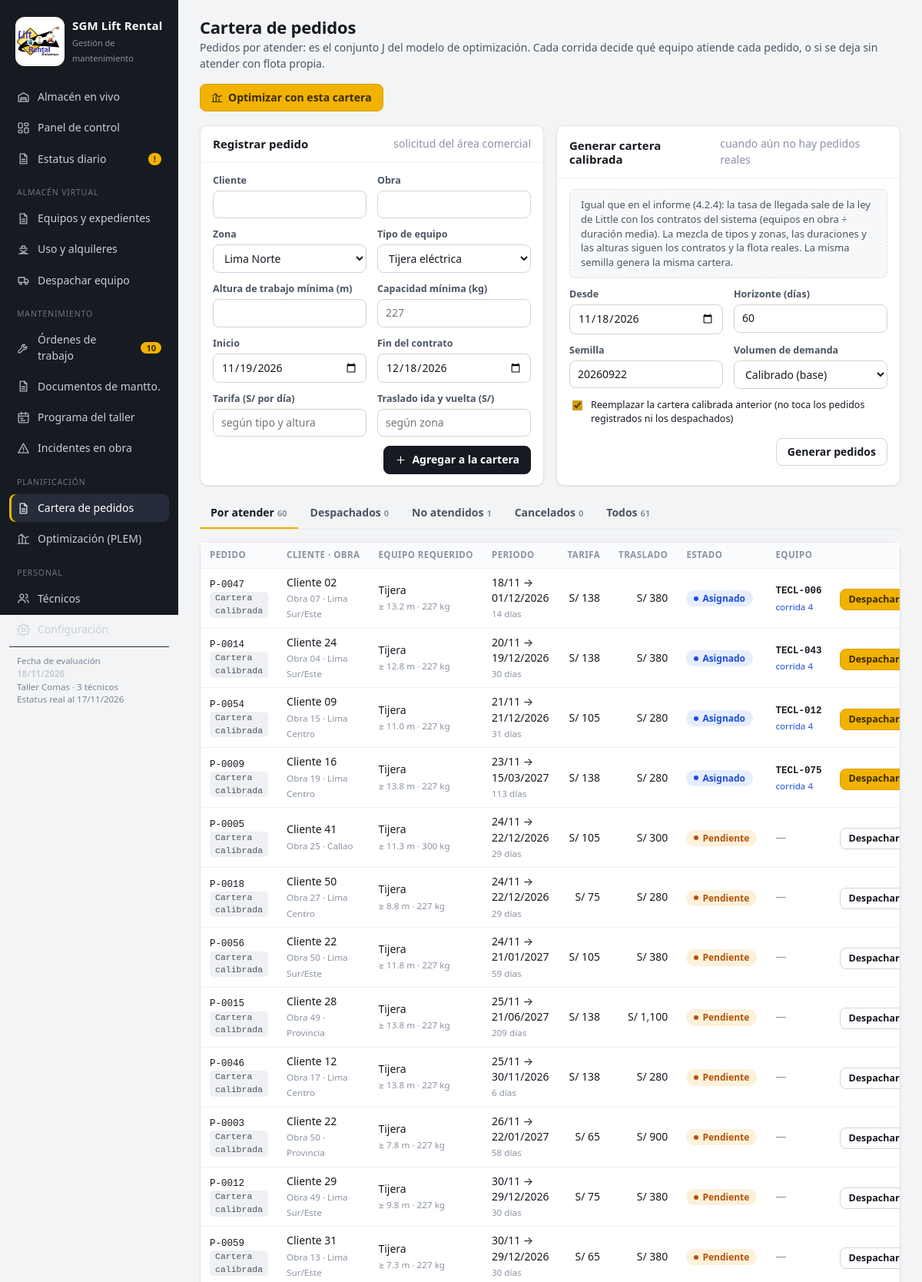
The app's page /pedidos (upper part) with its own data.
### tables this page shows
CREATE TABLE pedidos (
    id INTEGER PRIMARY KEY,
    cliente TEXT, obra TEXT, zona TEXT,
    categoria TEXT NOT NULL,
    altura_req REAL, capacidad_req REAL,
    fecha_inicio TEXT NOT NULL,
    fecha_fin TEXT NOT NULL,
    tarifa_dia REAL,
    costo_traslado REAL,                   -- ida y vuelta (S/)
    estado TEXT NOT NULL DEFAULT 'Pendiente',   -- Pendiente, Asignado, Despachado, No atendido, Cancelado
    equipo_id INTEGER REFERENCES equipos(id),
    corrida_id INTEGER,
    alquiler_id INTEGER REFERENCES alquileres(id),
    origen TEXT,
    notas TEXT,
    creado TEXT DEFAULT (datetime('now','localtime'))
);

CREATE TABLE equipos (
    id INTEGER PRIMARY KEY,
    codigo TEXT UNIQUE NOT NULL,
    categoria TEXT NOT NULL,
    marca TEXT, modelo TEXT, serie TEXT, anio INTEGER,
    altura_plataforma REAL, altura_trabajo REAL, capacidad_kg REAL, peso_kg REAL,
    valor_usd REAL,
    frecuencia_h REAL NOT NULL DEFAULT 100,
    tasa_uso REAL NOT NULL DEFAULT 0.13,
    situacion TEXT NOT NULL DEFAULT 'Disponible',
    ubicacion_detalle TEXT,
    con_expediente INTEGER NOT NULL DEFAULT 1,
    notas TEXT,
    activo INTEGER NOT NULL DEFAULT 1
);

### app.py (the view)
@app.route("/pedidos")
def pedidos():
    c = cfg()
    ref = L.fecha_ref(c)
    estado = request.args.get("estado", "abiertos")
    q = """SELECT p.*, e.codigo FROM pedidos p LEFT JOIN equipos e ON e.id=p.equipo_id"""
    if estado == "abiertos":
        filas = db().execute(q + " WHERE p.estado IN ('Pendiente','Asignado') ORDER BY p.fecha_inicio, p.id").fetchall()
    elif estado == "todos":
        filas = db().execute(q + " ORDER BY p.fecha_inicio DESC, p.id DESC").fetchall()
    else:
        filas = db().execute(q + " WHERE p.estado=? ORDER BY p.fecha_inicio DESC, p.id DESC", (estado,)).fetchall()
    cuenta = {r[0]: r[1] for r in db().execute("SELECT estado, COUNT(*) FROM pedidos GROUP BY estado")}
    clientes = [r[0] for r in db().execute(
        "SELECT DISTINCT cliente FROM alquileres WHERE cliente IS NOT NULL ORDER BY cliente")]
    return render_template("pedidos.html", filas=filas, estado=estado, cuenta=cuenta, clientes=clientes,
                           estados=ESTADOS_PEDIDO, ref=ref)

### app.py (called while the page is built)
def db():
    return base.get_db()

def cfg():
    return L.leer_config(db())

@app.template_filter("fecha")
def f_fecha(v, formato="%d/%m/%Y"):
    d = a_fecha(v) if v else None
    return d.strftime(formato) if d else "—"

@app.template_filter("num")
def f_num(v, dec=0):
    if v is None or v == "":
        return "—"
    s = f"{float(v):,.{dec}f}"
    return s

@app.template_filter("soles")
def f_soles(v):
    return "—" if v in (None, "") else f"S/ {float(v):,.0f}"

@app.template_filter("dias_hasta")
def f_dias_hasta(desde, hasta):
    a, b = a_fecha(desde), a_fecha(hasta)
    return (b - a).days if a and b else "—"

@app.template_filter("sumar_dias")
def f_sumar_dias(d, n):
    return iso(a_fecha(d) + timedelta(days=int(n)))

@app.template_filter("clase")
def f_clase(estado):
    return {"Vigente": "ok", "Por vencer": "warn", "Vencido": "bad", "Sin datos": "none",
            "Disponible": "ok", "En obra": "info", "En taller": "warn", "Fuera de servicio": "bad",
            "Pendiente": "warn", "Programada": "info", "En ejecución": "accent",
            "Completada": "ok", "Cancelada": "none", "Cerrado": "none",
            "apto": "ok", "advertencia": "warn", "bloqueado": "bad",
            "Alta": "bad", "Normal": "info", "Baja": "none",
            "Asignado": "info", "Despachado": "ok", "No atendido": "bad", "Cancelado": "none",
            "Terminada": "ok", "En curso": "accent", "Error": "bad"}.get(estado, "none")

### db.py (called while the page is built)
def conectar():
    con = sqlite3.connect(DB_PATH, detect_types=0)
    con.row_factory = sqlite3.Row
    con.execute("PRAGMA foreign_keys = ON")
    return con

def get_db():
    if "db" not in g:
        g.db = conectar()
    return g.db

def cerrar_db(_exc=None):
    con = g.pop("db", None)
    if con is not None:
        con.close()

### logica.py (called while the page is built)
def a_fecha(v):
    if v is None or v == "":
        return None
    if isinstance(v, date):
        return v
    return datetime.strptime(str(v)[:10], "%Y-%m-%d").date()

def iso(d):
    return d.strftime("%Y-%m-%d") if d else None

def leer_config(db):
    return {r["clave"]: r["valor"] for r in db.execute("SELECT clave, valor FROM config")}

def fecha_ref(cfg):
    return a_fecha(cfg.get("fecha_referencia")) or date.today()

### templates/pedidos.html (shortened to what this page needs)
{% extends 'base.html' %}
{% from '_m.html' import chip, eq_link, icono %}
{% block contenido %}
<div class="cab">
  <div>
    <h1>Cartera de pedidos</h1>
    <p>Pedidos por atender: es el conjunto J del modelo de optimización. Cada corrida decide qué equipo atiende cada pedido, o si se deja sin atender con flota propia.</p>
  </div>
  <div class="acciones">
    <a class="btn pri" href="{{ url_for('optimizacion') }}">{{ icono('optim') }} Optimizar con esta cartera</a>
  </div>
</div>
<div class="grid g2" style="margin-bottom:16px">
  <form class="card" method="post" action="{{ url_for('pedido_nuevo') }}">
    <div class="hd"><h2>Registrar pedido</h2><span class="muted">solicitud del área comercial</span></div>
    <div class="bd">
      <div class="campos">
        <div><label>Cliente</label><input name="cliente" list="clientes"><datalist id="clientes">{% for c in clientes %}<option>{{ c }}</option>{% endfor %}</datalist></div>
        <div><label>Obra</label><input name="obra"></div>
        <div><label>Zona</label><select name="zona">{% for z in ZONAS %}<option>{{ z }}</option>{% endfor %}</select></div>
        <div><label>Tipo de equipo</label><select name="categoria">{% for c in CATEGORIAS %}<option>{{ c }}</option>{% endfor %}</select></div>
        <div><label>Altura de trabajo mínima (m)</label><input type="number" step="0.1" name="altura_req"></div>
        <div><label>Capacidad mínima (kg)</label><input type="number" name="capacidad_req" placeholder="227"></div>
        <div><label>Inicio</label><input type="date" name="fecha_inicio" value="{{ ref|sumar_dias(1) }}" required></div>
        <div><label>Fin del contrato</label><input type="date" name="fecha_fin" value="{{ ref|sumar_dias(30) }}" required></div>
        <div><label>Tarifa (S/ por día)</label><input type="number" step="0.5" name="tarifa_dia" placeholder="según tipo y altura"></div>
        <div><label>Traslado ida y vuelta (S/)</label><input type="number" step="10" name="costo_traslado" placeholder="según zona"></div>
      </div>
      <div style="margin-top:12px;display:flex;justify-content:flex-end"><button class="btn osc">{{ icono('mas') }} Agregar a la cartera</button></div>
    </div>
  </form>
  <form class="card" method="post" action="{{ url_for('pedidos_generar') }}">
    <div class="hd"><h2>Generar cartera calibrada</h2><span class="muted">cuando aún no hay pedidos reales</span></div>
    <div class="bd">
      <p class="nota" style="margin:0 0 12px">Igual que en el informe (4.2.4): la tasa de llegada sale de la ley de Little con los contratos del sistema (equipos en obra ÷ duración media). La mezcla de tipos y zonas, las duraciones y las alturas siguen los contratos y la flota reales. La misma semilla genera la misma cartera.</p>
      <div class="campos">
        <div><label>Desde</label><input type="date" name="desde" value="{{ ref|sumar_dias(0) }}"></div>
        <div><label>Horizonte (días)</label><input type="number" name="horizonte" value="60" min="7" max="90"></div>
        <div><label>Semilla</label><input type="number" name="semilla" value="20260922"></div>
        <div><label>Volumen de demanda</label><select name="factor"><option value="0.75">25 % menor</option><option value="1" selected>Calibrado (base)</option><option value="1.25">25 % mayor</option></select></div>
        <label class="check ancho"><input type="checkbox" name="reemplazar" value="1" checked> Reemplazar la cartera calibrada anterior (no toca los pedidos registrados ni los despachados)</label>
      </div>
      <div style="margin-top:12px;display:flex;justify-content:flex-end"><button class="btn">Generar pedidos</button></div>
    </div>
  </form>
</div>
<div class="tabs">
  {% for k, etq in [('abiertos','Por atender'),('Despachado','Despachados'),('No atendido','No atendidos'),('Cancelado','Cancelados'),('todos','Todos')] %}
  <a class="{{ 'on' if estado == k }}" href="{{ url_for('pedidos', estado=k) }}">{{ etq }}<span class="cnt">{% if k == 'abiertos' %}{{ (cuenta.get('Pendiente', 0) + cuenta.get('Asignado', 0)) }}{% elif k == 'todos' %}{{ cuenta.values()|sum }}{% else %}{{ cuenta.get(k, 0) }}{% endif %}</span></a>
  {% endfor %}
</div>
<div class="card"><div class="bd flush tabla-wrap">
  {% if filas %}
  <table>
    <thead><tr><th>Pedido</th><th>Cliente · obra</th><th>Equipo requerido</th><th>Periodo</th><th class="n">Tarifa</th><th class="n">Traslado</th><th>Estado</th><th>Equipo</th><th></th></tr></thead>
    <tbody>{% for p in filas %}
      <tr class="{{ 'atenuada' if p.estado in ('Cancelado',) }}">
        <td class="mono">P-{{ '%04d'|format(p.id) }}<br><span class="tag">{{ p.origen or '—' }}</span></td>
        <td>{{ p.cliente or '—' }}<br><small>{{ p.obra or '' }}{% if p.zona %} · {{ p.zona }}{% endif %}</small></td>
        <td>{{ CORTO.get(p.categoria, p.categoria) }}<br><small>{% if p.altura_req %}≥ {{ p.altura_req|num(1) }} m{% endif %}{% if p.capacidad_req %} · {{ p.capacidad_req|num(0) }} kg{% endif %}</small></td>
        <td>{{ p.fecha_inicio|fecha('%d/%m') }} → {{ p.fecha_fin|fecha('%d/%m/%Y') }}<br><small>{{ (p.fecha_inicio|dias_hasta(p.fecha_fin)) + 1 }} días</small></td>
        <td class="n">{{ p.tarifa_dia|soles }}</td>
        <td class="n">{{ p.costo_traslado|soles }}</td>
        <td>{{ chip(p.estado) }}{% if p.notas %}<br><small>{{ p.notas }}</small>{% endif %}</td>
        <td>{% if p.codigo %}{{ eq_link(p.codigo) }}{% if p.corrida_id %}<br><small><a href="{{ url_for('optimizacion', cid=p.corrida_id) }}">corrida {{ p.corrida_id }}</a></small>{% endif %}{% else %}<span class="muted">—</span>{% endif %}</td>
        <td style="white-space:nowrap">
          {% if p.estado in ('Pendiente','Asignado','No atendido') %}
            <a class="btn sm {{ 'pri' if p.estado == 'Asignado' }}" href="{{ url_for('despacho', buscar=1, pedido=p.id, categoria=p.categoria, altura=p.altura_req or '', capacidad=p.capacidad_req or '', fecha_salida=p.fecha_inicio, fecha_vencimiento=p.fecha_fin, cliente=p.cliente or '', obra=p.obra or '', zona=p.zona or '', tarifa_dia=p.tarifa_dia or '', equipo_id=p.equipo_id or '') }}">Despachar</a>
          {% elif p.estado == 'Cancelado' %}
            <form method="post" action="{{ url_for('pedido_accion', pid=p.id, accion='reabrir') }}" style="display:inline"><button class="btn sm">Reabrir</button></form>
          {% endif %}
        </td>
      </tr>
    {% endfor %}</tbody>
  </table>
  {% else %}<div class="vacio">No hay pedidos en esta vista. Registre los pedidos del área comercial o genere una cartera calibrada para correr el modelo.</div>{% endif %}
</div></div>
{% endblock %}

### templates/_m.html (shortened to what this page needs)
{% macro chip(e, texto=None) -%}<span class="chip {{ e|clase }}">{{ texto or e }}</span>{%- endmacro %}
{% macro eq_link(codigo) -%}<a class="cod" href="{{ url_for('equipo', codigo=codigo) }}">{{ codigo }}</a>{%- endmacro %}
{% macro icono(n) -%}
<svg viewBox="0 0 24 24" fill="none" stroke="currentColor" stroke-width="1.9" stroke-linecap="round" stroke-linejoin="round">
{%- if n == 'panel' %}<rect x="3" y="3" width="7" height="9" rx="1.5"/><rect x="14" y="3" width="7" height="5" rx="1.5"/><rect x="14" y="12" width="7" height="9" rx="1.5"/><rect x="3" y="16" width="7" height="5" rx="1.5"/>
{%- elif n == 'almacen' %}<path d="M3 9l9-5 9 5v11H3z"/><path d="M7 20v-7h10v7M7 16h10"/>
{%- elif n == 'uso' %}<path d="M4 20h16M6 20l12-7M6 13l12 7M5 10h14M9 10V6h6v4"/>
{%- elif n == 'despacho' %}<path d="M3 7h11v9H3zM14 10h4l3 3v3h-7"/><circle cx="7" cy="18" r="2"/><circle cx="17" cy="18" r="2"/>
{%- elif n == 'mant' %}<path d="M14.7 6.3a4 4 0 0 0-5.4 5.2L3 17.8V21h3.2l6.3-6.3a4 4 0 0 0 5.2-5.4l-2.6 2.6-2.4-.6-.6-2.4z"/>
{%- elif n == 'taller' %}<rect x="3" y="4" width="18" height="17" rx="2"/><path d="M3 9h18M8 2v4M16 2v4M7 13h4M7 17h8"/>
{%- elif n == 'personal' %}<circle cx="9" cy="8" r="3.5"/><path d="M2.5 20c.8-3.5 3.4-5.5 6.5-5.5s5.7 2 6.5 5.5"/><path d="M16 4.5a3.5 3.5 0 0 1 0 7M18 14.8c1.8.8 3 2.6 3.5 5.2"/>
{%- elif n == 'incidente' %}<path d="M12 3l9.5 17h-19z"/><path d="M12 10v4M12 17.2v.3"/>
{%- elif n == 'config' %}<circle cx="12" cy="12" r="3"/><path d="M19.4 15a1.6 1.6 0 0 0 .3 1.8l.1.1a2 2 0 1 1-2.8 2.8l-.1-.1a1.6 1.6 0 0 0-2.7 1.1V21a2 2 0 1 1-4 0v-.1a1.6 1.6 0 0 0-2.7-1.1l-.1.1a2 2 0 1 1-2.8-2.8l.1-.1a1.6 1.6 0 0 0-1.1-2.7H3a2 2 0 1 1 0-4h.1a1.6 1.6 0 0 0 1.1-2.7l-.1-.1a2 2 0 1 1 2.8-2.8l.1.1a1.6 1.6 0 0 0 2.7-1.1V3a2 2 0 1 1 4 0v.1a1.6 1.6 0 0 0 2.7 1.1l.1-.1a2 2 0 1 1 2.8 2.8l-.1.1a1.6 1.6 0 0 0 1.1 2.7H21a2 2 0 1 1 0 4h-.1a1.6 1.6 0 0 0-1.5 1.3z"/>
{%- elif n == 'optim' %}<path d="M4 20V10M10 20V4M16 20v-7M22 20H2"/><path d="M3 7l6-4 6 7 6-3"/>
{%- elif n == 'mas' %}<path d="M12 5v14M5 12h14"/>
{%- elif n == 'csv' %}<path d="M12 3v12M7 10l5 5 5-5M4 20h16"/>
{%- elif n == 'print' %}<path d="M6 9V3h12v6M6 18H4v-7h16v7h-2"/><rect x="6" y="14" width="12" height="7"/>
{%- elif n == 'ok' %}<path d="M5 12.5l4.5 4.5L19 7.5"/>
{%- elif n == 'x' %}<path d="M6 6l12 12M18 6L6 18"/>
{%- elif n == 'reloj' %}<circle cx="12" cy="12" r="9"/><path d="M12 7v5l3 2"/>
{%- elif n == 'doc' %}<path d="M14 3H6v18h12V7z"/><path d="M14 3v4h4M9 13h6M9 17h6"/>
{%- endif %}
</svg>
{%- endmacro %}

### records on screen
pedidos: id "0047", origen "Cartera calibrada", cliente "Cliente 02", obra "Obra 07", zona "Lima Sur/Este", get "Tijera", altura_req|num "13.2", capacidad_req|num "227", fecha_inicio|fecha "18/11", fecha_fin|fecha "01/12/2026", (p.fecha_inicio|dias_hasta(p.fecha_fin))+1 "14", tarifa_dia|soles "S/ 138", costo_traslado|soles "S/ 380", estado "Asignado", corrida_id "4"
equipos: codigo "TECL-006"
pedidos: id "0014", origen "Cartera calibrada", cliente "Cliente 24", obra "Obra 04", zona "Lima Sur/Este", get "Tijera", altura_req|num "12.8", capacidad_req|num "227", fecha_inicio|fecha "20/11", fecha_fin|fecha "19/12/2026", (p.fecha_inicio|dias_hasta(p.fecha_fin))+1 "30", tarifa_dia|soles "S/ 138", costo_traslado|soles "S/ 380", estado "Asignado", corrida_id "4"
equipos: codigo "TECL-043"
pedidos: id "0054", origen "Cartera calibrada", cliente "Cliente 09", obra "Obra 15", zona "Lima Centro", get "Tijera", altura_req|num "11.0", capacidad_req|num "227", fecha_inicio|fecha "21/11", fecha_fin|fecha "21/12/2026", (p.fecha_inicio|dias_hasta(p.fecha_fin))+1 "31", tarifa_dia|soles "S/ 105", costo_traslado|soles "S/ 280", estado "Asignado", corrida_id "4"
equipos: codigo "TECL-012"
pedidos: id "0009", origen "Cartera calibrada", cliente "Cliente 16", obra "Obra 19", zona "Lima Centro", get "Tijera", altura_req|num "13.8", capacidad_req|num "227", fecha_inicio|fecha "23/11", fecha_fin|fecha "15/03/2027", (p.fecha_inicio|dias_hasta(p.fecha_fin))+1 "113", tarifa_dia|soles "S/ 138", costo_traslado|soles "S/ 280", estado "Asignado", corrida_id "4"
equipos: codigo "TECL-075"
pedidos: id "0005", origen "Cartera calibrada", cliente "Cliente 41", obra "Obra 25", zona "Callao", get "Tijera", altura_req|num "11.3", capacidad_req|num "300", fecha_inicio|fecha "24/11", fecha_fin|fecha "22/12/2026", (p.fecha_inicio|dias_hasta(p.fecha_fin))+1 "29", tarifa_dia|soles "S/ 105", costo_traslado|soles "S/ 300", estado "Pendiente"
pedidos: id "0018", origen "Cartera calibrada", cliente "Cliente 50", obra "Obra 27", zona "Lima Centro", get "Tijera", altura_req|num "8.8", capacidad_req|num "227", fecha_inicio|fecha "24/11", fecha_fin|fecha "22/12/2026", (p.fecha_inicio|dias_hasta(p.fecha_fin))+1 "29", tarifa_dia|soles "S/ 75", costo_traslado|soles "S/ 280", estado "Pendiente"
pedidos: id "0056", origen "Cartera calibrada", cliente "Cliente 22", obra "Obra 50", zona "Lima Sur/Este", get "Tijera", altura_req|num "11.8", capacidad_req|num "227", fecha_inicio|fecha "24/11", fecha_fin|fecha "21/01/2027", (p.fecha_inicio|dias_hasta(p.fecha_fin))+1 "59", tarifa_dia|soles "S/ 105", costo_traslado|soles "S/ 380", estado "Pendiente"
pedidos: id "0015", origen "Cartera calibrada", cliente "Cliente 28", obra "Obra 49", zona "Provincia", get "Tijera", altura_req|num "13.8", capacidad_req|num "227", fecha_inicio|fecha "25/11", fecha_fin|fecha "21/06/2027", (p.fecha_inicio|dias_hasta(p.fecha_fin))+1 "209", tarifa_dia|soles "S/ 138", costo_traslado|soles "S/ 1,100", estado "Pendiente"
pedidos: id "0046", origen "Cartera calibrada", cliente "Cliente 12", obra "Obra 17", zona "Lima Centro", get "Tijera", altura_req|num "13.8", capacidad_req|num "227", fecha_inicio|fecha "25/11", fecha_fin|fecha "30/11/2026", (p.fecha_inicio|dias_hasta(p.fecha_fin))+1 "6", tarifa_dia|soles "S/ 138", costo_traslado|soles "S/ 280", estado "Pendiente"
pedidos: id "0003", origen "Cartera calibrada", cliente "Cliente 22", obra "Obra 50", zona "Provincia", get "Tijera", altura_req|num "7.8", capacidad_req|num "227", fecha_inicio|fecha "26/11", fecha_fin|fecha "22/01/2027", (p.fecha_inicio|dias_hasta(p.fecha_fin))+1 "58", tarifa_dia|soles "S/ 65", costo_traslado|soles "S/ 900", estado "Pendiente"
pedidos: id "0012", origen "Cartera calibrada", cliente "Cliente 29", obra "Obra 49", zona "Lima Sur/Este", get "Tijera", altura_req|num "9.8", capacidad_req|num "227", fecha_inicio|fecha "30/11", fecha_fin|fecha "29/12/2026", (p.fecha_inicio|dias_hasta(p.fecha_fin))+1 "30", tarifa_dia|soles "S/ 75", costo_traslado|soles "S/ 380", estado "Pendiente"
pedidos: id "0059", origen "Cartera calibrada", cliente "Cliente 31", obra "Obra 13", zona "Lima Sur/Este", get "Tijera", altura_req|num "7.3", capacidad_req|num "227", fecha_inicio|fecha "30/11", fecha_fin|fecha "29/12/2026", (p.fecha_inicio|dias_hasta(p.fecha_fin))+1 "30", tarifa_dia|soles "S/ 65", costo_traslado|soles "S/ 380", estado "Pendiente"

### other values on screen
{{ OT_ABIERTAS }} "10"
{{ REF|fecha }} "18/11/2026"
{{ CFG.capacidad_tecnicos }} "3"
{{ EST.fecha|fecha('%d/%m/%Y') }} "17/11/2026"
{{ etq }} "Por atender" "Despachados" "No atendidos" "Cancelados" "Todos"
{{ (cuenta.get('Pendiente', 0) + cuenta.get('Asignado', 0)) }} "60"
{{ cuenta.get(k, 0) }} "0" "1" "0"
{{ cuenta.values()|sum }} "61"
form field zona "Lima Norte"
form field categoria "Tijera eléctrica"
